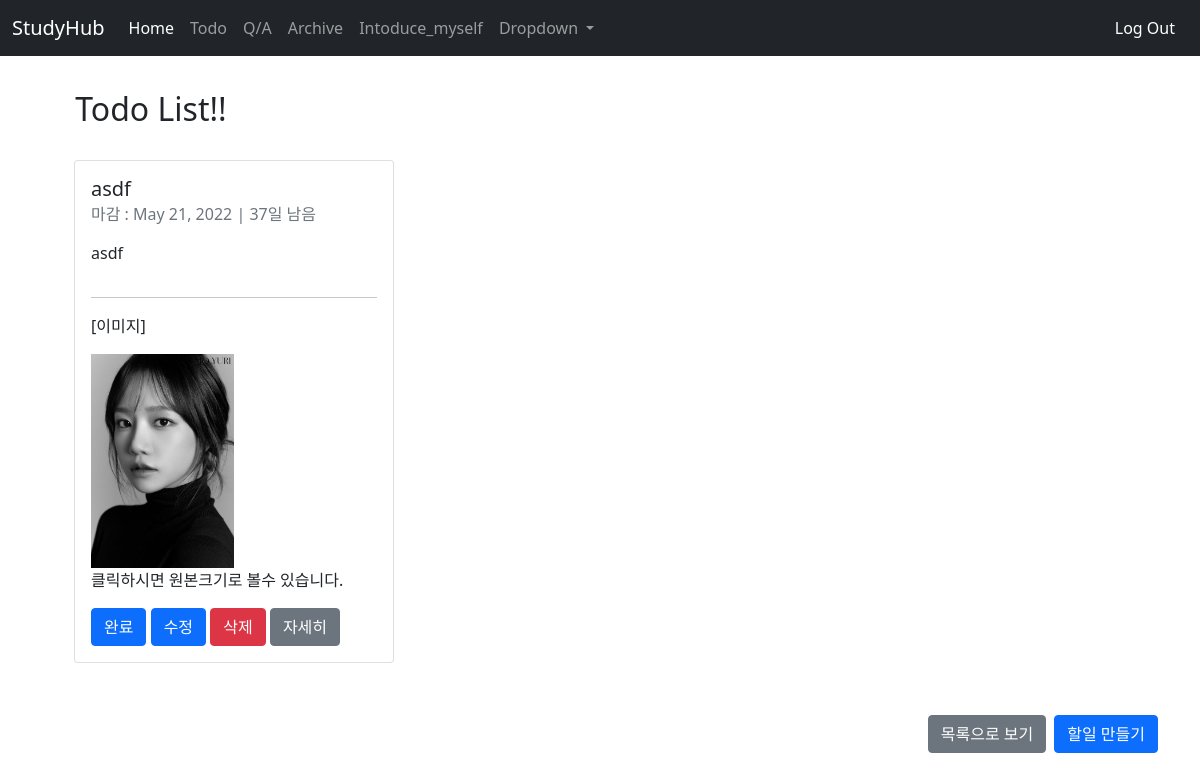
Screenshot of /todo/ (signed in) with the database file from the repository.
### todo/models.py (models this page shows, shortened)
class TodoList(models.Model):
    name = models.CharField(max_length=40, verbose_name="할일")
    description = models.TextField(max_length=200, verbose_name="내용")
    date_created = models.DateField(auto_now_add=True, verbose_name="작성일")
    date_deadline = models.DateField(verbose_name="마감일")
    image = models.ImageField(null=True, blank=True, upload_to="", verbose_name='이미지')
    file = models.FileField(null=True, blank=True, upload_to="uploads/", verbose_name='파일')
    author = models.ForeignKey(User, on_delete=models.CASCADE, name='author')
    def remaining_days(self):
        delta = self.date_deadline - date.today()
        days = delta.days
        if days > 0:
            return f'{days}일 남음'
        elif days == 0:
            return '오늘까지!!'
        else:
            days = abs(days)
            return f'{days}일 지남'

### todo/views.py (the view)
# urls.py: path('', TodoIndexView.as_view(), name='index'),
class TodoIndexView(LoginRequiredMixin, ListView):
    context_object_name = 'todo_list'
    template_name = 'todo/todo_index.html'
    login_url='common:login'
    def get_queryset(self):
        return TodoList.objects.filter(author=self.request.user)

### todo/templates/todo/todo_index.html (shortened to what this page needs)
{%extends 'base.html' %}
{% block content %}
<div class = "container index">
<h2>&nbsp;&nbsp;&nbsp;&nbsp;Todo List!!</a></h2>
<br>
   <ul>
      <div class="row">
        {% if todo_list %}
        {% for todo in todo_list %}
        <div class="col-sm-3 mb-1">
          <div class="card h-100" style="width: 20rem;">
            <div class="card-body d-flex flex-column">
              <h5 class="card-title">{{ todo.name }}</h5>
              <h6 class="card-subtitle mb-2 text-muted">마감 : {{ todo.date_deadline }} | {{ todo.remaining_days }}</h6>
              <p class="card-text h-100 mt-2">{{ todo.description }}</p>
              <div class="attachment">
                {% if todo.image %}
              <hr>
                <p>[이미지]</p>
                <a href="{{ todo.image.url }}">
                <img src="{{ todo.image.url }}" style="max-width: 50%; height: auto;"  alt="reference_image"></a>
                <p>클릭하시면 원본크기로 볼수 있습니다.</p>
                {% endif %}
              </div>
              <div class="group mt-auto">
                <a href="{% url 'todo:complete' todo.id %}" class="btn btn-primary">완료</a>
                <a href="{% url 'todo:update' todo.id %}" class="btn btn-primary">수정</a>
                <a href="{% url 'todo:delete' todo.id %}" class="btn btn-danger ">삭제</a>
                <a href="{% url 'todo:detail' todo.id %}" class="btn btn-secondary">자세히</a>
              </div>
            </div>
          </div>
        </div>
        {% endfor %}
        {% else %}
         <p>Todo가 없습니다. 하나 만들어보는건 어떨까요?</p>
         {% endif %}
        <div class="d-grid gap-2 d-md-flex justify-content-md-end">
          <a href="{% url 'todo:list' %}" class="btn btn-secondary mt-5" type="button" >목록으로 보기</a>
          <a href="{% url 'todo:create' %}" class="btn btn-primary mt-5" type="button" >할일 만들기</a>
        </div>
      </div>
    </ul>
  </div>
{% endblock %}

### rows the page displays
TodoList: name "asdf", date_deadline "May 21, 2022", remaining_days "37일 남음", description "asdf", image (picture)
